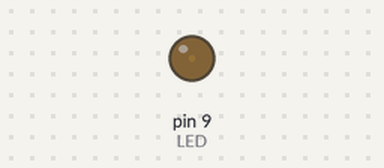
Bench run of a sketch on a simulated Arduino Uno, built with avr-gcc and run on an emulated ATmega328P. On the bench: output pins drawn as LEDs (lit = HIGH).

Above: at 0.05 s.
At 1.15 s:
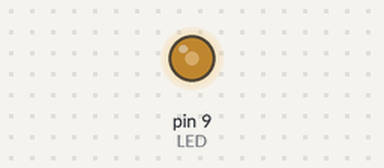
At 2.3 s:
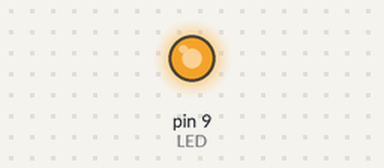
At 4.6 s:
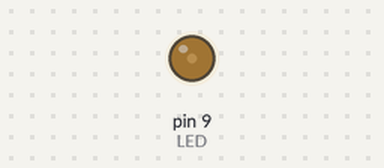
Timing chart, 0 to 6.7 s (numbered marks = the images above):
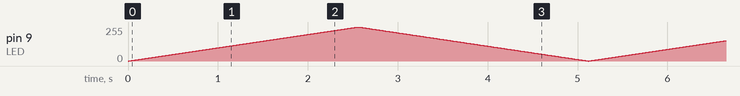

The sketch:

led_pwm.ino
```cpp
/*
 * Exploring Arduino
 * listing 2-3
 * PWM with analogWrite
 *
 */
const int LED = 9;              //led on pin 9
void setup() {
  pinMode(LED, OUTPUT);         //set pin 9 for output
}

void loop() {
  for (int i=0; i<256; i++)
  {
    analogWrite(LED, i);        //
    delay(10);                  //wait 10 ms
  }
  for (int i=255; i>0; i--)
  {
    analogWrite(LED, i);
    delay(10);
  }

}
```
